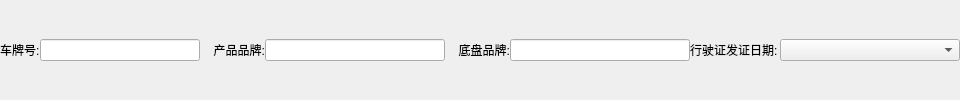
        <widget class="QWidget" name="widget_2" native="true">
         <layout class="QHBoxLayout" name="horizontalLayout_2">
          <property name="spacing">
           <number>0</number>
          </property>
          <property name="leftMargin">
           <number>0</number>
          </property>
          <property name="topMargin">
           <number>0</number>
          </property>
          <property name="rightMargin">
           <number>0</number>
          </property>
          <property name="bottomMargin">
           <number>0</number>
          </property>
          <item>
           <widget class="QLabel" name="label_5">
            <property name="minimumSize">
             <size>
              <width>40</width>
              <height>0</height>
             </size>
            </property>
            <property name="maximumSize">
             <size>
              <width>40</width>
              <height>16777215</height>
             </size>
            </property>
            <property name="text">
             <string>车牌号:</string>
            </property>
           </widget>
          </item>
          <item>
           <widget class="QLineEdit" name="lineEdit_4">
            <property name="minimumSize">
             <size>
              <width>160</width>
              <height>0</height>
             </size>
            </property>
            <property name="maximumSize">
             <size>
              <width>160</width>
              <height>16777215</height>
             </size>
            </property>
           </widget>
          </item>
          <item>
           <widget class="QLabel" name="label_6">
            <property name="minimumSize">
             <size>
              <width>65</width>
              <height>0</height>
             </size>
            </property>
            <property name="maximumSize">
             <size>
              <width>65</width>
              <height>16777215</height>
             </size>
            </property>
            <property name="text">
             <string>产品品牌:</string>
            </property>
            <property name="alignment">
             <set>Qt::AlignRight|Qt::AlignTrailing|Qt::AlignVCenter</set>
            </property>
           </widget>
          </item>
          <item>
           <widget class="QLineEdit" name="lineEdit_5">
            <property name="minimumSize">
             <size>
              <width>180</width>
              <height>0</height>
             </size>
            </property>
            <property name="maximumSize">
             <size>
              <width>180</width>
              <height>16777215</height>
             </size>
            </property>
           </widget>
          </item>
          <item>
           <widget class="QLabel" name="label_7">
            <property name="minimumSize">
             <size>
              <width>65</width>
              <height>0</height>
             </size>
            </property>
            <property name="maximumSize">
             <size>
              <width>65</width>
              <height>16777215</height>
             </size>
            </property>
            <property name="text">
             <string>底盘品牌:</string>
            </property>
            <property name="alignment">
             <set>Qt::AlignRight|Qt::AlignTrailing|Qt::AlignVCenter</set>
            </property>
           </widget>
          </item>
          <item>
           <widget class="QLineEdit" name="lineEdit_6">
            <property name="minimumSize">
             <size>
              <width>180</width>
              <height>0</height>
             </size>
            </property>
            <property name="maximumSize">
             <size>
              <width>180</width>
              <height>16777215</height>
             </size>
            </property>
           </widget>
          </item>
          <item>
           <widget class="QLabel" name="label_8">
            <property name="minimumSize">
             <size>
              <width>90</width>
              <height>0</height>
             </size>
            </property>
            <property name="maximumSize">
             <size>
              <width>90</width>
              <height>16777215</height>
             </size>
            </property>
            <property name="text">
             <string>行驶证发证日期:</string>
            </property>
           </widget>
          </item>
          <item>
           <widget class="QComboBox" name="comboBox_2">
            <property name="minimumSize">
             <size>
              <width>180</width>
              <height>0</height>
             </size>
            </property>
            <property name="maximumSize">
             <size>
              <width>180</width>
              <height>16777215</height>
             </size>
            </property>
           </widget>
          </item>
         </layout>
        </widget>
